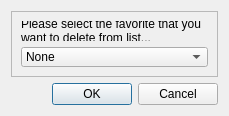
<?xml version="1.0" encoding="UTF-8"?>
<ui version="4.0">
 <class>dialog2</class>
 <widget class="QDialog" name="dialog2">
  <property name="geometry">
   <rect>
    <x>0</x>
    <y>0</y>
    <width>229</width>
    <height>116</height>
   </rect>
  </property>
  <property name="windowTitle">
   <string>Dialog</string>
  </property>
  <property name="modal">
   <bool>true</bool>
  </property>
  <layout class="QVBoxLayout" name="verticalLayout">
   <item>
    <widget class="QFrame" name="frame3">
     <property name="frameShape">
      <enum>QFrame::StyledPanel</enum>
     </property>
     <property name="frameShadow">
      <enum>QFrame::Raised</enum>
     </property>
     <layout class="QVBoxLayout" name="vbox4">
      <item>
       <widget class="QLabel" name="label5">
        <property name="text">
         <string>Please select the favorite that you want to delete from list...</string>
        </property>
        <property name="wordWrap">
         <bool>true</bool>
        </property>
       </widget>
      </item>
      <item>
       <widget class="QComboBox" name="combobox2">
        <item>
         <property name="text">
          <string>None</string>
         </property>
        </item>
       </widget>
      </item>
     </layout>
    </widget>
   </item>
   <item>
    <widget class="QDialogButtonBox" name="buttonBox">
     <property name="orientation">
      <enum>Qt::Horizontal</enum>
     </property>
     <property name="standardButtons">
      <set>QDialogButtonBox::Cancel|QDialogButtonBox::Ok</set>
     </property>
    </widget>
   </item>
  </layout>
 </widget>
 <resources/>
 <connections>
  <connection>
   <sender>buttonBox</sender>
   <signal>accepted()</signal>
   <receiver>dialog2</receiver>
   <slot>accept()</slot>
   <hints>
    <hint type="sourcelabel">
     <x>248</x>
     <y>254</y>
    </hint>
    <hint type="destinationlabel">
     <x>157</x>
     <y>274</y>
    </hint>
   </hints>
  </connection>
  <connection>
   <sender>buttonBox</sender>
   <signal>rejected()</signal>
   <receiver>dialog2</receiver>
   <slot>reject()</slot>
   <hints>
    <hint type="sourcelabel">
     <x>316</x>
     <y>260</y>
    </hint>
    <hint type="destinationlabel">
     <x>286</x>
     <y>274</y>
    </hint>
   </hints>
  </connection>
 </connections>
</ui>
